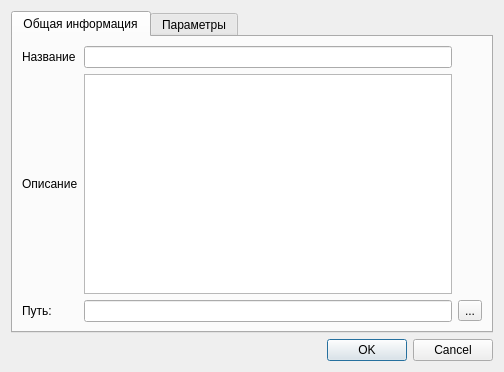
<?xml version="1.0" encoding="UTF-8"?>
<ui version="4.0">
 <class>TestcaseEditorDialog</class>
 <widget class="QDialog" name="TestcaseEditorDialog">
  <property name="geometry">
   <rect>
    <x>0</x>
    <y>0</y>
    <width>504</width>
    <height>372</height>
   </rect>
  </property>
  <property name="windowTitle">
   <string>Dialog</string>
  </property>
  <layout class="QVBoxLayout" name="verticalLayout">
   <item>
    <widget class="QTabWidget" name="tabWidget">
     <property name="currentIndex">
      <number>0</number>
     </property>
     <widget class="QWidget" name="commonInfoTab">
      <attribute name="title">
       <string>Общая информация</string>
      </attribute>
      <layout class="QGridLayout" name="gridLayout">
       <item row="0" column="0">
        <widget class="QLabel" name="nameLabel">
         <property name="text">
          <string>Название</string>
         </property>
        </widget>
       </item>
       <item row="0" column="1">
        <widget class="QLineEdit" name="nameEdit"/>
       </item>
       <item row="1" column="1" rowspan="2">
        <widget class="QTextEdit" name="descriptionEdit"/>
       </item>
       <item row="3" column="1">
        <widget class="QLineEdit" name="pathEdit">
         <property name="font">
          <font>
           <weight>75</weight>
           <bold>true</bold>
          </font>
         </property>
        </widget>
       </item>
       <item row="3" column="2">
        <widget class="QToolButton" name="browserButton">
         <property name="text">
          <string>...</string>
         </property>
        </widget>
       </item>
       <item row="3" column="0">
        <widget class="QLabel" name="pathLabel">
         <property name="text">
          <string>Путь:</string>
         </property>
        </widget>
       </item>
       <item row="1" column="0" rowspan="2">
        <widget class="QLabel" name="descriptionLabel">
         <property name="text">
          <string>Описание</string>
         </property>
        </widget>
       </item>
      </layout>
     </widget>
     <widget class="QWidget" name="paramsTab">
      <attribute name="title">
       <string>Параметры</string>
      </attribute>
      <layout class="QVBoxLayout" name="verticalLayout_2">
       <item>
        <widget class="QTableWidget" name="testcaseParamsTableWidget">
         <column>
          <property name="text">
           <string>Название</string>
          </property>
         </column>
         <column>
          <property name="text">
           <string>Значение</string>
          </property>
         </column>
        </widget>
       </item>
       <item>
        <widget class="QLabel" name="label">
         <property name="text">
          <string>&lt;html&gt;&lt;head/&gt;&lt;body&gt;&lt;p&gt;Максимальное количество параметров для скрипта 100&lt;/p&gt;&lt;p&gt;Вводите в &lt;span style=&quot; font-style:italic;&quot;&gt;Название&lt;/span&gt; - имя параметра, в &lt;span style=&quot; font-style:italic;&quot;&gt;Значение&lt;/span&gt; его величину(в виде строки).&lt;/p&gt;&lt;p&gt;&lt;span style=&quot; font-style:italic;&quot;&gt;Например, Название - Voltage, Значение - 10 &lt;/span&gt;&lt;/p&gt;&lt;/body&gt;&lt;/html&gt;</string>
         </property>
        </widget>
       </item>
      </layout>
     </widget>
    </widget>
   </item>
   <item>
    <widget class="QDialogButtonBox" name="buttonBox">
     <property name="orientation">
      <enum>Qt::Horizontal</enum>
     </property>
     <property name="standardButtons">
      <set>QDialogButtonBox::Cancel|QDialogButtonBox::Ok</set>
     </property>
    </widget>
   </item>
  </layout>
 </widget>
 <resources/>
 <connections>
  <connection>
   <sender>buttonBox</sender>
   <signal>accepted()</signal>
   <receiver>TestcaseEditorDialog</receiver>
   <slot>accept()</slot>
   <hints>
    <hint type="sourcelabel">
     <x>248</x>
     <y>254</y>
    </hint>
    <hint type="destinationlabel">
     <x>157</x>
     <y>274</y>
    </hint>
   </hints>
  </connection>
  <connection>
   <sender>buttonBox</sender>
   <signal>rejected()</signal>
   <receiver>TestcaseEditorDialog</receiver>
   <slot>reject()</slot>
   <hints>
    <hint type="sourcelabel">
     <x>316</x>
     <y>260</y>
    </hint>
    <hint type="destinationlabel">
     <x>286</x>
     <y>274</y>
    </hint>
   </hints>
  </connection>
 </connections>
</ui>
